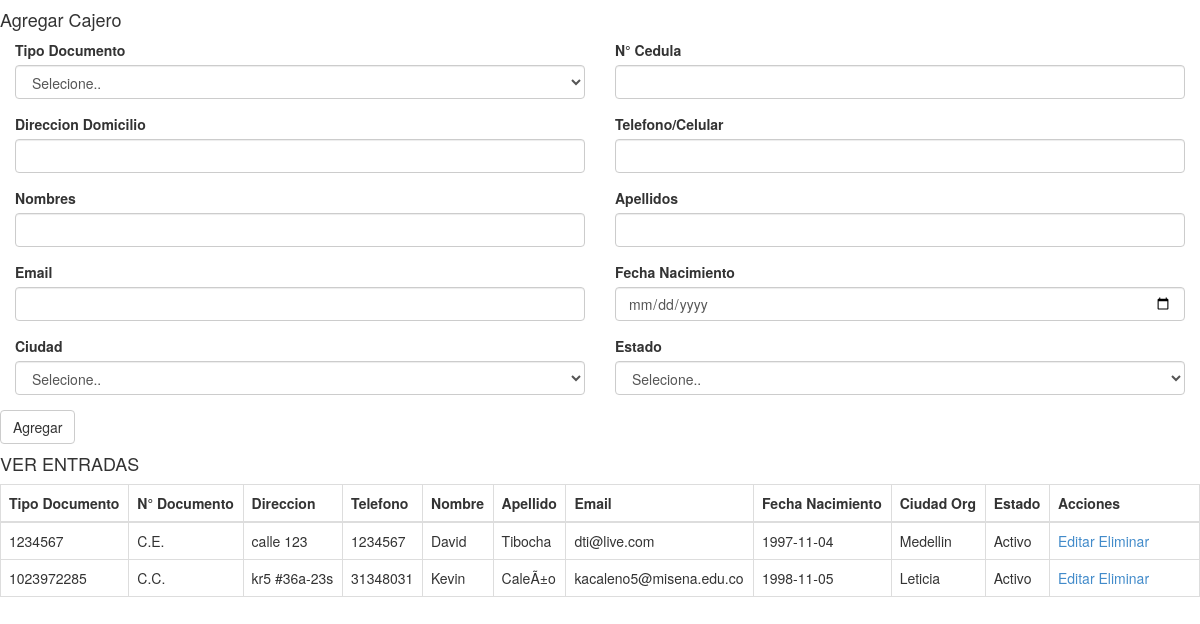
The page /KEVIN/v2/Cajero/ver.php on the database its author committed.
### tables this page shows
CREATE TABLE `cajero` (
  `PKNCajero` int(11) NOT NULL,
  `DireccionC` varchar(50) NOT NULL,
  `TelefonoC` int(11) NOT NULL,
  `Nombre` varchar(50) NOT NULL,
  `Apellido` varchar(50) NOT NULL,
  `Email` varchar(50) NOT NULL,
  `FechaNacimiento` date NOT NULL,
  `FKIDTipoDocumento` int(11) NOT NULL,
  `FKIDCiudad` int(11) NOT NULL,
  `FKIDEstado` int(11) NOT NULL
);

CREATE TABLE `tipodocumento` (
  `PKIdTipoDocumento` int(11) NOT NULL,
  `TipoDocumento` varchar(30) NOT NULL
);

CREATE TABLE `ciudad` (
  `PKIDCiudad` int(11) NOT NULL,
  `NombreC` varchar(50) NOT NULL
);

CREATE TABLE `estado` (
  `PKIDEstado` int(11) NOT NULL,
  `TipoEstado` varchar(30) NOT NULL
);

### KEVIN/v2/Cajero/tabla.php (the view, shortened to what this page needs)
<?php
include "conexion.php";
$sql1= "select caj.pkncajero,caj.direccionc,caj.telefonoc,caj.nombre,caj.apellido,caj.email,caj.fechanacimiento,td.tipodocumento,ciudad.nombrec,estado.tipoestado from cajero as caj inner join tipodocumento as td on caj.fkidtipodocumento=td.pkidtipodocumento inner join ciudad on ciudad.pkidciudad=caj.fkidciudad inner join estado on estado.pkidestado=caj.fkidestado;";
$query = $con->query($sql1);
?>
<?php if($query->num_rows>0):?>
<table class="table table-bordered table-hover col-md-10">
<thead>
	<th>Tipo Documento</th>
	<th>N° Documento</th>
	<th>Direccion</th>
	<th>Telefono</th>
	<th>Nombre</th>
	<th>Apellido</th>
	<th>Email</th>
	<th>Fecha Nacimiento</th>
	<th>Ciudad Org</th>
	<th>Estado</th>
	<th>Acciones</th>
</thead>
<?php while ($r=$query->fetch_array()):?>
<tr>
	<td><?php echo $r["pkncajero"]; ?></td>
	<td><?php echo $r["tipodocumento"]; ?></td>
	<td><?php echo $r["direccionc"]; ?></td>
	<td><?php echo $r["telefonoc"]; ?></td>
	<td><?php echo $r["nombre"]; ?></td>
	<td><?php echo $r["apellido"]; ?></td>
	<td><?php echo $r["email"]; ?></td>
	<td><?php echo $r["fechanacimiento"]; ?></td>
	<td><?php echo $r["nombrec"]; ?></td>
	<td><?php echo $r["tipoestado"]; ?></td>
	<td style="width:150px;">
		<a href="editar.php?CODIGO=<?php echo $r["pkncajero"];?>" >Editar</a>
		<a href="#" id="del-<?php echo $r["pkncajero"];?>" >Eliminar</a>
	</td>
</tr>
<?php endwhile;?>
</table>
<?php else:?>
	<p>No hay resultados</p>
<?php endif;?>

### rows shown on the page
cajero: PKNCajero "1234567", tipodocumento.TipoDocumento "C.E.", DireccionC "calle 123", TelefonoC "1234567", Nombre "David", Apellido "Tibocha", Email "dti@live.com", FechaNacimiento "1997-11-04", ciudad.NombreC "Medellin", estado.TipoEstado "Activo"
cajero: PKNCajero "1023972285", tipodocumento.TipoDocumento "C.C.", DireccionC "kr5 #36a-23s", TelefonoC "31348031", Nombre "Kevin", Apellido "CaleÃ±o", Email "kacaleno5@misena.edu.co", FechaNacimiento "1998-11-05", ciudad.NombreC "Leticia", estado.TipoEstado "Activo"
